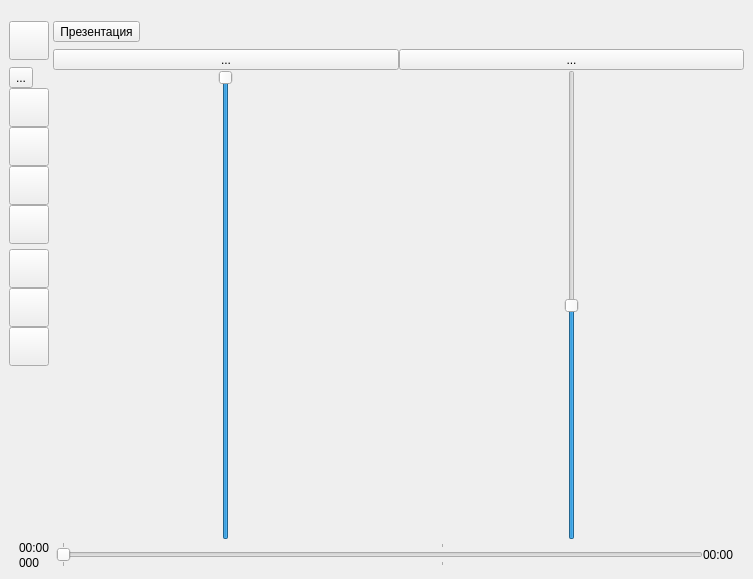
<?xml version="1.0" encoding="UTF-8"?>
<ui version="4.0">
 <class>MainWindow</class>
 <widget class="QMainWindow" name="MainWindow">
  <property name="geometry">
   <rect>
    <x>0</x>
    <y>0</y>
    <width>753</width>
    <height>579</height>
   </rect>
  </property>
  <property name="sizePolicy">
   <sizepolicy hsizetype="Preferred" vsizetype="Expanding">
    <horstretch>0</horstretch>
    <verstretch>0</verstretch>
   </sizepolicy>
  </property>
  <property name="minimumSize">
   <size>
    <width>700</width>
    <height>508</height>
   </size>
  </property>
  <property name="baseSize">
   <size>
    <width>0</width>
    <height>0</height>
   </size>
  </property>
  <property name="contextMenuPolicy">
   <enum>Qt::DefaultContextMenu</enum>
  </property>
  <property name="windowTitle">
   <string>pPlayer</string>
  </property>
  <property name="windowIcon">
   <iconset resource="../assets/icons.qrc">
    <normaloff>:/player/icons/app_icon.png</normaloff>:/player/icons/app_icon.png</iconset>
  </property>
  <widget class="QWidget" name="centralwidget">
   <property name="minimumSize">
    <size>
     <width>0</width>
     <height>0</height>
    </size>
   </property>
   <layout class="QVBoxLayout" name="verticalLayout">
    <property name="spacing">
     <number>0</number>
    </property>
    <item>
     <layout class="QHBoxLayout" name="layoutListPlayer" stretch="0,0">
      <property name="spacing">
       <number>0</number>
      </property>
      <property name="sizeConstraint">
       <enum>QLayout::SetDefaultConstraint</enum>
      </property>
      <item>
       <layout class="QVBoxLayout" name="layoutSongList">
        <property name="spacing">
         <number>0</number>
        </property>
       </layout>
      </item>
      <item>
       <layout class="QVBoxLayout" name="layoutPlayer">
        <property name="spacing">
         <number>0</number>
        </property>
        <item>
         <layout class="QHBoxLayout" name="layoutButtonsAndVol">
          <property name="spacing">
           <number>0</number>
          </property>
          <item>
           <layout class="QVBoxLayout" name="layoutButtons">
            <property name="spacing">
             <number>0</number>
            </property>
            <property name="leftMargin">
             <number>0</number>
            </property>
            <property name="bottomMargin">
             <number>15</number>
            </property>
            <item>
             <spacer name="verticalSpacer_3">
              <property name="orientation">
               <enum>Qt::Vertical</enum>
              </property>
              <property name="sizeType">
               <enum>QSizePolicy::Fixed</enum>
              </property>
              <property name="sizeHint" stdset="0">
               <size>
                <width>20</width>
                <height>12</height>
               </size>
              </property>
             </spacer>
            </item>
            <item>
             <widget class="QToolButton" name="buttonOptions">
              <property name="sizePolicy">
               <sizepolicy hsizetype="Fixed" vsizetype="Fixed">
                <horstretch>0</horstretch>
                <verstretch>0</verstretch>
               </sizepolicy>
              </property>
              <property name="focusPolicy">
               <enum>Qt::TabFocus</enum>
              </property>
              <property name="styleSheet">
               <string notr="true">::pressed
{
background-color: DodgerBlue;
}
::checked
{
background-color: DodgerBlue;
}</string>
              </property>
              <property name="text">
               <string/>
              </property>
              <property name="icon">
               <iconset resource="../assets/icons.qrc">
                <normaloff>:/player/icons/options.png</normaloff>:/player/icons/options.png</iconset>
              </property>
              <property name="iconSize">
               <size>
                <width>32</width>
                <height>32</height>
               </size>
              </property>
             </widget>
            </item>
            <item>
             <spacer name="verticalSpacer">
              <property name="orientation">
               <enum>Qt::Vertical</enum>
              </property>
              <property name="sizeType">
               <enum>QSizePolicy::Fixed</enum>
              </property>
              <property name="sizeHint" stdset="0">
               <size>
                <width>20</width>
                <height>7</height>
               </size>
              </property>
             </spacer>
            </item>
            <item>
             <widget class="QToolButton" name="buttonPrevious">
              <property name="styleSheet">
               <string notr="true">::pressed
{
background-color: DodgerBlue;
}
::checked
{
background-color: DodgerBlue;
}</string>
              </property>
              <property name="text">
               <string>...</string>
              </property>
              <property name="icon">
               <iconset resource="../assets/icons.qrc">
                <normaloff>:/player/icons/rew.png</normaloff>:/player/icons/rew.png</iconset>
              </property>
              <property name="iconSize">
               <size>
                <width>32</width>
                <height>32</height>
               </size>
              </property>
             </widget>
            </item>
            <item>
             <widget class="QToolButton" name="buttonPlay">
              <property name="sizePolicy">
               <sizepolicy hsizetype="Fixed" vsizetype="Fixed">
                <horstretch>0</horstretch>
                <verstretch>0</verstretch>
               </sizepolicy>
              </property>
              <property name="styleSheet">
               <string notr="true">::pressed
{
background-color: DodgerBlue;
}
::checked
{
background-color: DodgerBlue;
}</string>
              </property>
              <property name="text">
               <string/>
              </property>
              <property name="icon">
               <iconset resource="../assets/icons.qrc">
                <normaloff>:/player/icons/play.png</normaloff>:/player/icons/play.png</iconset>
              </property>
              <property name="iconSize">
               <size>
                <width>32</width>
                <height>32</height>
               </size>
              </property>
              <property name="checkable">
               <bool>true</bool>
              </property>
             </widget>
            </item>
            <item>
             <widget class="QToolButton" name="buttonPause">
              <property name="sizePolicy">
               <sizepolicy hsizetype="Fixed" vsizetype="Fixed">
                <horstretch>0</horstretch>
                <verstretch>0</verstretch>
               </sizepolicy>
              </property>
              <property name="styleSheet">
               <string notr="true">::pressed
{
background-color: DodgerBlue;
}
::checked
{
background-color: DodgerBlue;
}
</string>
              </property>
              <property name="text">
               <string/>
              </property>
              <property name="icon">
               <iconset resource="../assets/icons.qrc">
                <normaloff>:/player/icons/pause.png</normaloff>:/player/icons/pause.png</iconset>
              </property>
              <property name="iconSize">
               <size>
                <width>32</width>
                <height>32</height>
               </size>
              </property>
              <property name="checkable">
               <bool>true</bool>
              </property>
             </widget>
            </item>
            <item>
             <widget class="QToolButton" name="buttonStop">
              <property name="sizePolicy">
               <sizepolicy hsizetype="Fixed" vsizetype="Fixed">
                <horstretch>0</horstretch>
                <verstretch>0</verstretch>
               </sizepolicy>
              </property>
              <property name="styleSheet">
               <string notr="true">::pressed
{
background-color: DodgerBlue;
}
::checked
{
background-color: DodgerBlue;
}</string>
              </property>
              <property name="text">
               <string/>
              </property>
              <property name="icon">
               <iconset resource="../assets/icons.qrc">
                <normaloff>:/player/icons/stop.png</normaloff>:/player/icons/stop.png</iconset>
              </property>
              <property name="iconSize">
               <size>
                <width>32</width>
                <height>32</height>
               </size>
              </property>
             </widget>
            </item>
            <item>
             <widget class="QToolButton" name="buttonNext">
              <property name="sizePolicy">
               <sizepolicy hsizetype="Fixed" vsizetype="Fixed">
                <horstretch>0</horstretch>
                <verstretch>0</verstretch>
               </sizepolicy>
              </property>
              <property name="styleSheet">
               <string notr="true">::pressed
{
background-color: DodgerBlue;
}
::checked
{
background-color: DodgerBlue;
}</string>
              </property>
              <property name="text">
               <string/>
              </property>
              <property name="icon">
               <iconset resource="../assets/icons.qrc">
                <normaloff>:/player/icons/next.png</normaloff>:/player/icons/next.png</iconset>
              </property>
              <property name="iconSize">
               <size>
                <width>32</width>
                <height>32</height>
               </size>
              </property>
             </widget>
            </item>
            <item>
             <spacer name="verticalSpacer_4">
              <property name="orientation">
               <enum>Qt::Vertical</enum>
              </property>
              <property name="sizeType">
               <enum>QSizePolicy::Fixed</enum>
              </property>
              <property name="sizeHint" stdset="0">
               <size>
                <width>20</width>
                <height>5</height>
               </size>
              </property>
             </spacer>
            </item>
            <item>
             <widget class="QToolButton" name="buttonRepeat">
              <property name="sizePolicy">
               <sizepolicy hsizetype="Fixed" vsizetype="Fixed">
                <horstretch>0</horstretch>
                <verstretch>0</verstretch>
               </sizepolicy>
              </property>
              <property name="styleSheet">
               <string notr="true">::pressed
{
background-color: DodgerBlue;
}
::checked
{
background-color: DodgerBlue;
}</string>
              </property>
              <property name="text">
               <string/>
              </property>
              <property name="icon">
               <iconset resource="../assets/icons.qrc">
                <normaloff>:/player/icons/dont_repeat.png</normaloff>:/player/icons/dont_repeat.png</iconset>
              </property>
              <property name="iconSize">
               <size>
                <width>32</width>
                <height>32</height>
               </size>
              </property>
              <property name="checkable">
               <bool>true</bool>
              </property>
             </widget>
            </item>
            <item>
             <widget class="QToolButton" name="buttonAutomations">
              <property name="sizePolicy">
               <sizepolicy hsizetype="Fixed" vsizetype="Fixed">
                <horstretch>0</horstretch>
                <verstretch>0</verstretch>
               </sizepolicy>
              </property>
              <property name="styleSheet">
               <string notr="true">::pressed
{
background-color: DodgerBlue;
}
::checked
{
background-color: DodgerBlue;
}</string>
              </property>
              <property name="text">
               <string/>
              </property>
              <property name="icon">
               <iconset resource="../assets/icons.qrc">
                <normaloff>:/player/icons/mixer_faders.png</normaloff>:/player/icons/mixer_faders.png</iconset>
              </property>
              <property name="iconSize">
               <size>
                <width>32</width>
                <height>32</height>
               </size>
              </property>
              <property name="checkable">
               <bool>true</bool>
              </property>
             </widget>
            </item>
            <item>
             <widget class="QToolButton" name="buttonReset">
              <property name="sizePolicy">
               <sizepolicy hsizetype="Fixed" vsizetype="Fixed">
                <horstretch>0</horstretch>
                <verstretch>0</verstretch>
               </sizepolicy>
              </property>
              <property name="styleSheet">
               <string notr="true">::pressed
{
background-color: DodgerBlue;
}
::checked
{
background-color: DodgerBlue;
}</string>
              </property>
              <property name="text">
               <string/>
              </property>
              <property name="icon">
               <iconset resource="../assets/icons.qrc">
                <normaloff>:/player/icons/reset.png</normaloff>:/player/icons/reset.png</iconset>
              </property>
              <property name="iconSize">
               <size>
                <width>32</width>
                <height>32</height>
               </size>
              </property>
             </widget>
            </item>
            <item>
             <spacer name="verticalSpacer_2">
              <property name="orientation">
               <enum>Qt::Vertical</enum>
              </property>
              <property name="sizeHint" stdset="0">
               <size>
                <width>20</width>
                <height>40</height>
               </size>
              </property>
             </spacer>
            </item>
           </layout>
          </item>
          <item>
           <layout class="QVBoxLayout" name="verticalLayout_2">
            <property name="spacing">
             <number>0</number>
            </property>
            <property name="leftMargin">
             <number>4</number>
            </property>
            <item>
             <layout class="QVBoxLayout" name="verticalLayout_4">
              <property name="rightMargin">
               <number>4</number>
              </property>
              <item>
               <spacer name="verticalSpacer_5">
                <property name="orientation">
                 <enum>Qt::Vertical</enum>
                </property>
                <property name="sizeType">
                 <enum>QSizePolicy::Fixed</enum>
                </property>
                <property name="sizeHint" stdset="0">
                 <size>
                  <width>20</width>
                  <height>12</height>
                 </size>
                </property>
               </spacer>
              </item>
              <item>
               <widget class="QToolButton" name="buttonPresentationMode">
                <property name="sizePolicy">
                 <sizepolicy hsizetype="Fixed" vsizetype="Fixed">
                  <horstretch>0</horstretch>
                  <verstretch>0</verstretch>
                 </sizepolicy>
                </property>
                <property name="styleSheet">
                 <string notr="true">::pressed
{
background-color: Red;
}
::checked
{
background-color: Red;
}</string>
                </property>
                <property name="text">
                 <string>Презентация</string>
                </property>
                <property name="icon">
                 <iconset resource="../assets/icons.qrc">
                  <normaloff>:/player/icons/presentation_mode.png</normaloff>:/player/icons/presentation_mode.png</iconset>
                </property>
                <property name="iconSize">
                 <size>
                  <width>32</width>
                  <height>32</height>
                 </size>
                </property>
                <property name="checkable">
                 <bool>true</bool>
                </property>
               </widget>
              </item>
              <item>
               <spacer name="verticalSpacer_6">
                <property name="orientation">
                 <enum>Qt::Vertical</enum>
                </property>
                <property name="sizeType">
                 <enum>QSizePolicy::Fixed</enum>
                </property>
                <property name="sizeHint" stdset="0">
                 <size>
                  <width>20</width>
                  <height>7</height>
                 </size>
                </property>
               </spacer>
              </item>
             </layout>
            </item>
            <item>
             <layout class="QHBoxLayout" name="horizontalLayout">
              <property name="spacing">
               <number>0</number>
              </property>
              <property name="rightMargin">
               <number>0</number>
              </property>
              <item>
               <layout class="QVBoxLayout" name="verticalLayout_3">
                <property name="spacing">
                 <number>0</number>
                </property>
                <property name="leftMargin">
                 <number>0</number>
                </property>
                <property name="topMargin">
                 <number>0</number>
                </property>
                <property name="rightMargin">
                 <number>0</number>
                </property>
                <property name="bottomMargin">
                 <number>0</number>
                </property>
                <item>
                 <widget class="QToolButton" name="toolButton">
                  <property name="sizePolicy">
                   <sizepolicy hsizetype="Minimum" vsizetype="Fixed">
                    <horstretch>0</horstretch>
                    <verstretch>0</verstretch>
                   </sizepolicy>
                  </property>
                  <property name="text">
                   <string>...</string>
                  </property>
                  <property name="icon">
                   <iconset resource="../assets/icons.qrc">
                    <normaloff>:/player/icons/vol_track.png</normaloff>:/player/icons/vol_track.png</iconset>
                  </property>
                  <property name="iconSize">
                   <size>
                    <width>16</width>
                    <height>16</height>
                   </size>
                  </property>
                 </widget>
                </item>
                <item>
                 <widget class="QSlider" name="sliderSongVol">
                  <property name="sizePolicy">
                   <sizepolicy hsizetype="Minimum" vsizetype="Expanding">
                    <horstretch>0</horstretch>
                    <verstretch>0</verstretch>
                   </sizepolicy>
                  </property>
                  <property name="maximum">
                   <number>100</number>
                  </property>
                  <property name="value">
                   <number>100</number>
                  </property>
                  <property name="orientation">
                   <enum>Qt::Vertical</enum>
                  </property>
                 </widget>
                </item>
               </layout>
              </item>
              <item>
               <layout class="QVBoxLayout" name="verticalLayout_5">
                <property name="spacing">
                 <number>0</number>
                </property>
                <item>
                 <widget class="QToolButton" name="toolButton_2">
                  <property name="sizePolicy">
                   <sizepolicy hsizetype="Preferred" vsizetype="Fixed">
                    <horstretch>0</horstretch>
                    <verstretch>0</verstretch>
                   </sizepolicy>
                  </property>
                  <property name="text">
                   <string>...</string>
                  </property>
                  <property name="icon">
                   <iconset resource="../assets/icons.qrc">
                    <normaloff>:/player/icons/vol_main.png</normaloff>:/player/icons/vol_main.png</iconset>
                  </property>
                 </widget>
                </item>
                <item>
                 <widget class="QSlider" name="sliderMasterVol">
                  <property name="sizePolicy">
                   <sizepolicy hsizetype="Preferred" vsizetype="Expanding">
                    <horstretch>0</horstretch>
                    <verstretch>0</verstretch>
                   </sizepolicy>
                  </property>
                  <property name="maximum">
                   <number>100</number>
                  </property>
                  <property name="value">
                   <number>50</number>
                  </property>
                  <property name="orientation">
                   <enum>Qt::Vertical</enum>
                  </property>
                 </widget>
                </item>
               </layout>
              </item>
             </layout>
            </item>
           </layout>
          </item>
         </layout>
        </item>
       </layout>
      </item>
     </layout>
    </item>
    <item>
     <layout class="QHBoxLayout" name="layoutVolumeRange">
      <property name="spacing">
       <number>0</number>
      </property>
     </layout>
    </item>
    <item>
     <layout class="QHBoxLayout" name="layoutPlaybackRange">
      <property name="spacing">
       <number>0</number>
      </property>
     </layout>
    </item>
    <item>
     <layout class="QHBoxLayout" name="layoutPlaybackSlider">
      <property name="spacing">
       <number>0</number>
      </property>
      <property name="leftMargin">
       <number>10</number>
      </property>
      <property name="rightMargin">
       <number>10</number>
      </property>
      <item>
       <layout class="QVBoxLayout" name="layoutStartTime">
        <property name="spacing">
         <number>0</number>
        </property>
        <item>
         <widget class="QLabel" name="labelCurrentPos">
          <property name="sizePolicy">
           <sizepolicy hsizetype="Preferred" vsizetype="Preferred">
            <horstretch>0</horstretch>
            <verstretch>0</verstretch>
           </sizepolicy>
          </property>
          <property name="minimumSize">
           <size>
            <width>37</width>
            <height>16</height>
           </size>
          </property>
          <property name="text">
           <string>00:00</string>
          </property>
         </widget>
        </item>
        <item>
         <widget class="QLabel" name="labelCurrentPosMs">
          <property name="text">
           <string>000</string>
          </property>
         </widget>
        </item>
       </layout>
      </item>
      <item>
       <widget class="QSlider" name="sliderPlaybackPos">
        <property name="maximum">
         <number>180000</number>
        </property>
        <property name="orientation">
         <enum>Qt::Horizontal</enum>
        </property>
        <property name="tickPosition">
         <enum>QSlider::TicksBothSides</enum>
        </property>
        <property name="tickInterval">
         <number>60000</number>
        </property>
       </widget>
      </item>
      <item>
       <widget class="QLabel" name="labelEndPos">
        <property name="text">
         <string>00:00</string>
        </property>
       </widget>
      </item>
     </layout>
    </item>
   </layout>
  </widget>
 </widget>
 <resources>
  <include location="../assets/icons.qrc"/>
 </resources>
 <connections/>
</ui>
